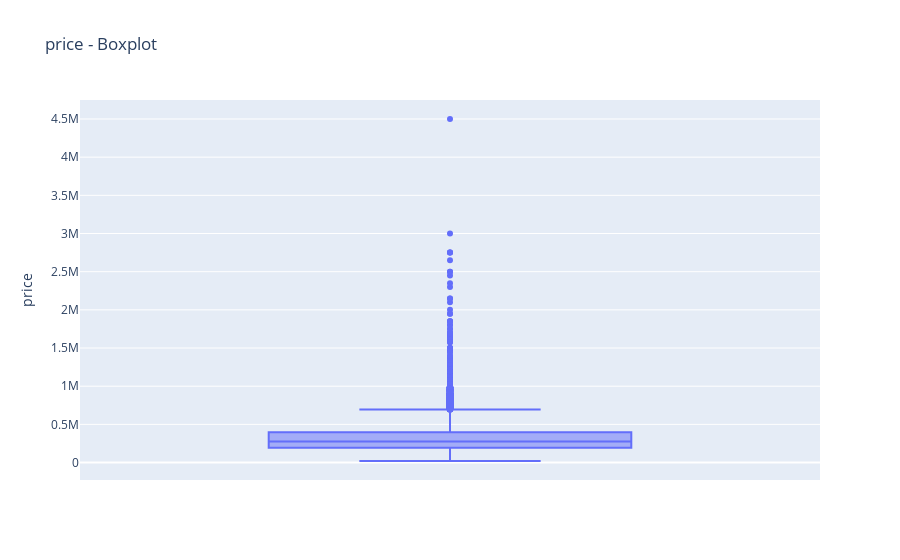
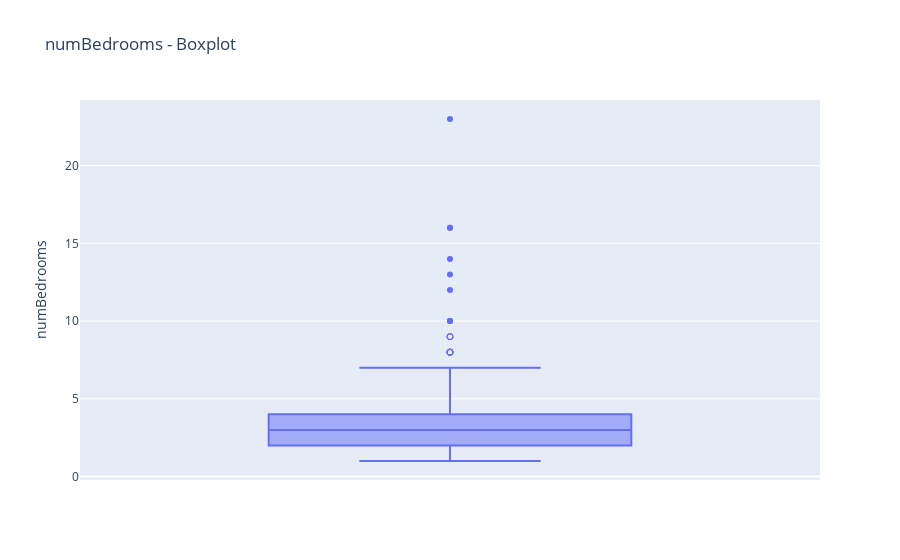
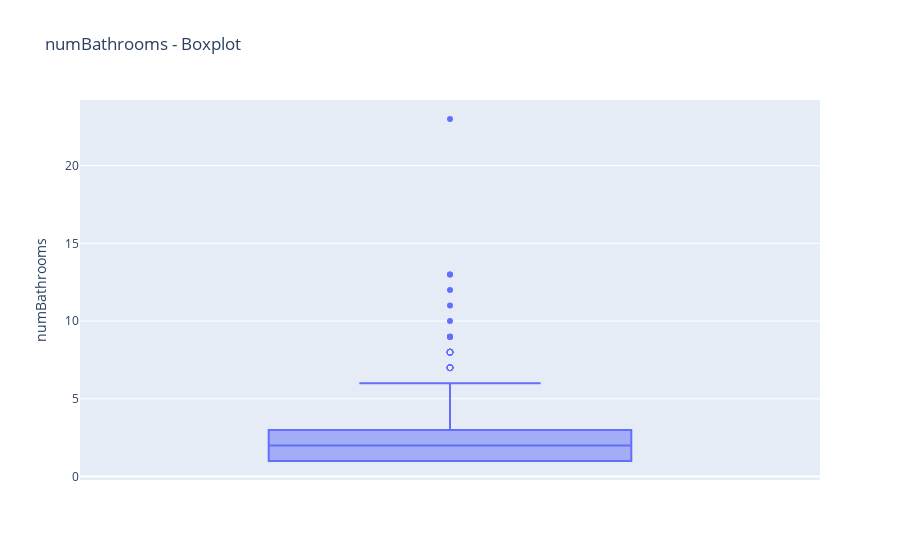

Write notebook code for charts like these, in order.
### Markdown cell above
### EDA & Preprocessing

### Code cell
import plotly.express as px

# define which columns would be useful to know about outliers
# This could be updated and rerun after any changes were made
outlier_cols = ['price', 'numBedrooms', 'numBathrooms', 'propertySize']

for col in outlier_cols:
    fig = px.box(df, y=col, points='suspectedoutliers', title=f"{col} - Boxplot")
    fig.show()

### Figure 1 — Plotly figure (JSON) as saved in the notebook; plotly's stock layout.template omitted (floating-point values rounded to 4 significant figures; data arrays with more than 128 entries replaced by an {"elided": "..."} marker saying what was removed)
{"data": [{"alignmentgroup": "True", "boxpoints": "suspectedoutliers", "hovertemplate": "price=%{y}<extra></extra>", "legendgroup": "", "marker": {"color": "#636efa"}, "name": "", "notched": false, "offsetgroup": "", "orientation": "v", "showlegend": false, "type": "box", "x0": " ", "xaxis": "x", "y": {"elided": "3966 int values"}, "y0": " ", "yaxis": "y"}], "layout": {"boxmode": "group", "legend": {"tracegroupgap": 0}, "title": {"text": "price - Boxplot"}, "xaxis": {"anchor": "y", "domain": [0, 1]}, "yaxis": {"anchor": "x", "domain": [0, 1], "title": {"text": "price"}}}}

### Figure 2 — Plotly figure (JSON) as saved in the notebook; plotly's stock layout.template omitted (floating-point values rounded to 4 significant figures; data arrays with more than 128 entries replaced by an {"elided": "..."} marker saying what was removed)
{"data": [{"alignmentgroup": "True", "boxpoints": "suspectedoutliers", "hovertemplate": "numBedrooms=%{y}<extra></extra>", "legendgroup": "", "marker": {"color": "#636efa"}, "name": "", "notched": false, "offsetgroup": "", "orientation": "v", "showlegend": false, "type": "box", "x0": " ", "xaxis": "x", "y": {"elided": "3966 int values"}, "y0": " ", "yaxis": "y"}], "layout": {"boxmode": "group", "legend": {"tracegroupgap": 0}, "title": {"text": "numBedrooms - Boxplot"}, "xaxis": {"anchor": "y", "domain": [0, 1]}, "yaxis": {"anchor": "x", "domain": [0, 1], "title": {"text": "numBedrooms"}}}}

### Figure 3 — Plotly figure (JSON) as saved in the notebook; plotly's stock layout.template omitted (floating-point values rounded to 4 significant figures; data arrays with more than 128 entries replaced by an {"elided": "..."} marker saying what was removed)
{"data": [{"alignmentgroup": "True", "boxpoints": "suspectedoutliers", "hovertemplate": "numBathrooms=%{y}<extra></extra>", "legendgroup": "", "marker": {"color": "#636efa"}, "name": "", "notched": false, "offsetgroup": "", "orientation": "v", "showlegend": false, "type": "box", "x0": " ", "xaxis": "x", "y": {"elided": "3966 int values"}, "y0": " ", "yaxis": "y"}], "layout": {"boxmode": "group", "legend": {"tracegroupgap": 0}, "title": {"text": "numBathrooms - Boxplot"}, "xaxis": {"anchor": "y", "domain": [0, 1]}, "yaxis": {"anchor": "x", "domain": [0, 1], "title": {"text": "numBathrooms"}}}}
